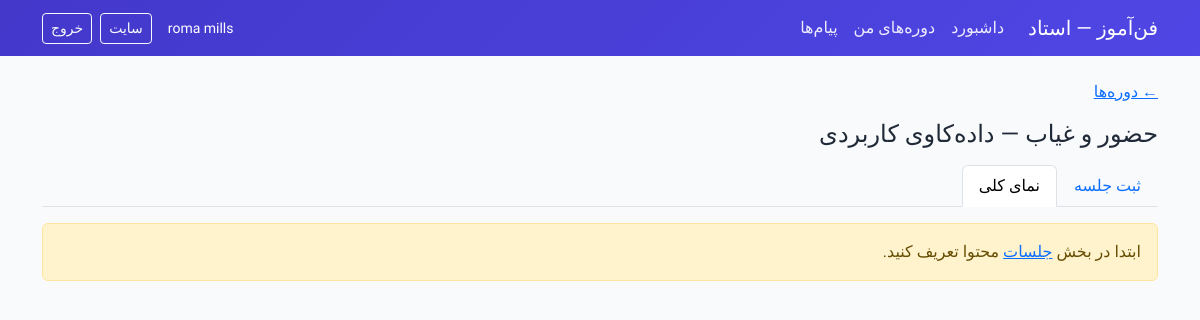
The app's page /teacher/attendance.php?course_id=30&view=overview (signed in), older data.
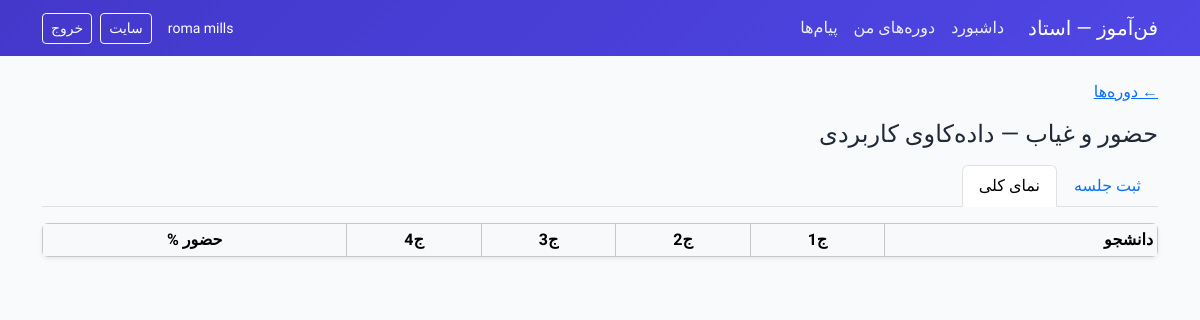
The same page, newer data.
### tables this page shows
CREATE TABLE `course_sessions` (
  `id` int(10) UNSIGNED NOT NULL,
  `course_id` int(10) UNSIGNED NOT NULL,
  `title` varchar(255) NOT NULL,
  `session_number` int(10) UNSIGNED NOT NULL DEFAULT 1,
  `description` text DEFAULT NULL,
  `video_path` varchar(255) DEFAULT NULL,
  `audio_path` varchar(255) DEFAULT NULL,
  `pdf_path` varchar(255) DEFAULT NULL,
  `sort_order` int(11) NOT NULL DEFAULT 0,
  `adobe_connect_url` varchar(500) DEFAULT NULL,
  `scheduled_at` datetime DEFAULT NULL,
  `created_at` timestamp NOT NULL DEFAULT current_timestamp(),
  `updated_at` timestamp NOT NULL DEFAULT current_timestamp() ON UPDATE current_timestamp()
);

### includes/db.php (called while the page is built, shortened)
<?php
function db(): PDO
{
    static $pdo = null;
    if ($pdo instanceof PDO) {
        return $pdo;
    }
    global $configDb;
    $dsn = sprintf(
        'mysql:host=%s;port=%d;dbname=%s;charset=%s',
        $configDb['host'],
        $configDb['port'],
        $configDb['dbname'],
        $configDb['charset']
    );
    $pdo = new PDO($dsn, $configDb['username'], $configDb['password'], [
        PDO::ATTR_ERRMODE => PDO::ERRMODE_EXCEPTION,
        PDO::ATTR_DEFAULT_FETCH_MODE => PDO::FETCH_ASSOC,
        PDO::ATTR_EMULATE_PREPARES => false,
    ]);
    return $pdo;
}

### includes/helpers.php (called while the page is built, shortened)
<?php
function e($value): string
{
    return htmlspecialchars((string) $value, ENT_QUOTES | ENT_SUBSTITUTE, 'UTF-8');
}

### includes/course.php (called while the page is built, shortened)
<?php
function course_sessions_list(int $courseId): array
{
    $stmt = db()->prepare('SELECT * FROM course_sessions WHERE course_id = ? ORDER BY sort_order, session_number, id');
    $stmt->execute([$courseId]);
    return $stmt->fetchAll();
}

### teacher/attendance.php (the view, shortened to what this page needs)
<?php
$courseId = (int) ($_GET['course_id'] ?? 0);
$view = $_GET['view'] ?? 'session';
$teacherId = (int) auth_id();
$courseStmt = db()->prepare('SELECT * FROM courses WHERE id = ? AND teacher_id = ?');
$courseStmt->execute([$courseId, $teacherId]);
$course = $courseStmt->fetch();
$sessions = course_sessions_list($courseId);
require dirname(__DIR__) . '/includes/layout/teacher_header.php';
?>
<p><a href="courses.php">&larr; دوره‌ها</a></p>
<h1 class="h4 mb-3">حضور و غیاب — <?= e($course['title']) ?></h1>
<ul class="nav nav-tabs mb-3">
    <li class="nav-item">
        <a class="nav-link <?= $view === 'session' ? 'active' : '' ?>" href="?course_id=<?= $courseId ?>&view=session">ثبت جلسه</a>
    </li>
    <li class="nav-item">
        <a class="nav-link <?= $view === 'overview' ? 'active' : '' ?>" href="?course_id=<?= $courseId ?>&view=overview">نمای کلی</a>
    </li>
</ul>
<?php if (!$sessions): ?>
    <div class="alert alert-warning">ابتدا در بخش <a href="sessions.php?course_id=<?= $courseId ?>">جلسات</a> محتوا تعریف کنید.</div>
<?php elseif ($view === 'overview'): ?>
    <div class="table-responsive bg-white rounded shadow-sm">
        <table class="table table-sm table-bordered mb-0 text-center">
            <thead class="table-light">
                <tr>
                    <th class="text-start">دانشجو</th>
                    <?php foreach ($sessions as $sess): ?>
                        <th title="<?= e($sess['title']) ?>">ج<?= (int) $sess['session_number'] ?></th>
                    <?php endforeach; ?>
                    <th>حضور %</th>
                </tr>
            </thead>
        </table>
    </div>
<?php endif; ?>
<?php require dirname(__DIR__) . '/includes/layout/teacher_footer.php'; ?>

Row changes from the older to the newer data that the page shows:
added course_sessions: session_number "1"
added course_sessions: session_number "2"
added course_sessions: session_number "3"
added course_sessions: session_number "4"
Text that changed along with them:
text no longer shown: "ابتدا در بخش جلسات محتوا تعریف کنید."
text now shown: "دانشجو حضور %"
